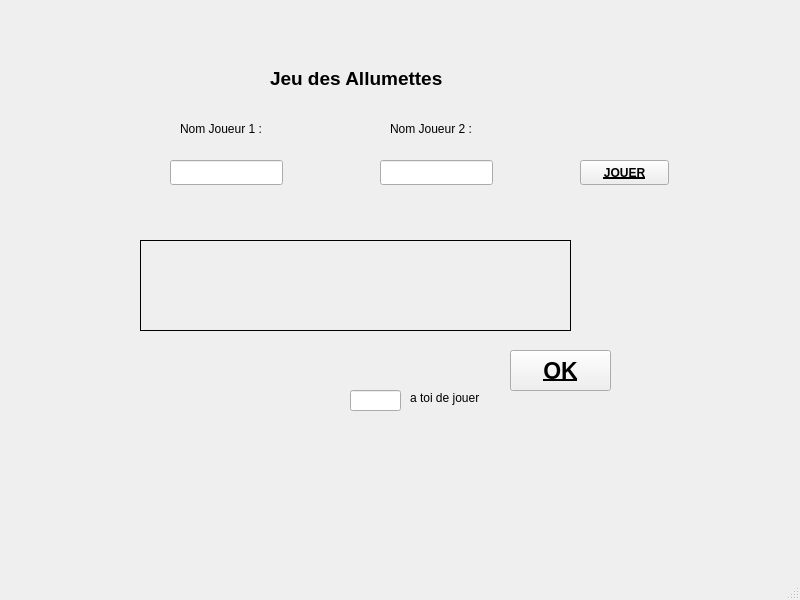
<?xml version="1.0" encoding="UTF-8"?>
<ui version="4.0">
 <class>IHMjoueur</class>
 <widget class="QMainWindow" name="IHMjoueur">
  <property name="geometry">
   <rect>
    <x>0</x>
    <y>0</y>
    <width>800</width>
    <height>600</height>
   </rect>
  </property>
  <property name="windowTitle">
   <string>IHMjoueur</string>
  </property>
  <widget class="QWidget" name="centralwidget">
   <widget class="QLabel" name="TITRE">
    <property name="geometry">
     <rect>
      <x>270</x>
      <y>70</y>
      <width>181</width>
      <height>17</height>
     </rect>
    </property>
    <property name="font">
     <font>
      <pointsize>14</pointsize>
      <weight>75</weight>
      <bold>true</bold>
     </font>
    </property>
    <property name="text">
     <string>Jeu des Allumettes</string>
    </property>
   </widget>
   <widget class="QLabel" name="Joueur1NomLabel">
    <property name="geometry">
     <rect>
      <x>180</x>
      <y>120</y>
      <width>111</width>
      <height>17</height>
     </rect>
    </property>
    <property name="text">
     <string>Nom Joueur 1 :</string>
    </property>
   </widget>
   <widget class="QLabel" name="Joueur2NomLabel">
    <property name="geometry">
     <rect>
      <x>390</x>
      <y>120</y>
      <width>111</width>
      <height>17</height>
     </rect>
    </property>
    <property name="text">
     <string>Nom Joueur 2 :</string>
    </property>
   </widget>
   <widget class="QLineEdit" name="Joueur1Nom">
    <property name="geometry">
     <rect>
      <x>170</x>
      <y>160</y>
      <width>113</width>
      <height>25</height>
     </rect>
    </property>
   </widget>
   <widget class="QLineEdit" name="Joueur2Nom">
    <property name="geometry">
     <rect>
      <x>380</x>
      <y>160</y>
      <width>113</width>
      <height>25</height>
     </rect>
    </property>
   </widget>
   <widget class="QLabel" name="zoneMessage">
    <property name="geometry">
     <rect>
      <x>100</x>
      <y>370</y>
      <width>251</width>
      <height>71</height>
     </rect>
    </property>
    <property name="text">
     <string/>
    </property>
   </widget>
   <widget class="QLabel" name="Allumettes">
    <property name="geometry">
     <rect>
      <x>140</x>
      <y>240</y>
      <width>431</width>
      <height>91</height>
     </rect>
    </property>
    <property name="frameShape">
     <enum>QFrame::Box</enum>
    </property>
    <property name="text">
     <string/>
    </property>
    <property name="scaledContents">
     <bool>false</bool>
    </property>
    <property name="openExternalLinks">
     <bool>false</bool>
    </property>
    <property name="textInteractionFlags">
     <set>Qt::LinksAccessibleByMouse</set>
    </property>
   </widget>
   <widget class="QPushButton" name="OK">
    <property name="geometry">
     <rect>
      <x>510</x>
      <y>350</y>
      <width>101</width>
      <height>41</height>
     </rect>
    </property>
    <property name="font">
     <font>
      <pointsize>17</pointsize>
      <weight>75</weight>
      <italic>false</italic>
      <bold>true</bold>
      <underline>true</underline>
     </font>
    </property>
    <property name="text">
     <string>OK</string>
    </property>
    <property name="autoDefault">
     <bool>false</bool>
    </property>
   </widget>
   <widget class="QLineEdit" name="NbAEnlever">
    <property name="geometry">
     <rect>
      <x>350</x>
      <y>390</y>
      <width>51</width>
      <height>21</height>
     </rect>
    </property>
   </widget>
   <widget class="QPushButton" name="Jouer">
    <property name="geometry">
     <rect>
      <x>580</x>
      <y>160</y>
      <width>89</width>
      <height>25</height>
     </rect>
    </property>
    <property name="font">
     <font>
      <weight>75</weight>
      <bold>true</bold>
      <underline>true</underline>
     </font>
    </property>
    <property name="text">
     <string>JOUER</string>
    </property>
   </widget>
   <widget class="QLabel" name="label">
    <property name="geometry">
     <rect>
      <x>410</x>
      <y>390</y>
      <width>121</width>
      <height>16</height>
     </rect>
    </property>
    <property name="text">
     <string>a toi de jouer</string>
    </property>
   </widget>
  </widget>
  <widget class="QMenuBar" name="menubar">
   <property name="geometry">
    <rect>
     <x>0</x>
     <y>0</y>
     <width>800</width>
     <height>22</height>
    </rect>
   </property>
  </widget>
  <widget class="QStatusBar" name="statusbar"/>
 </widget>
 <resources/>
 <connections/>
</ui>
